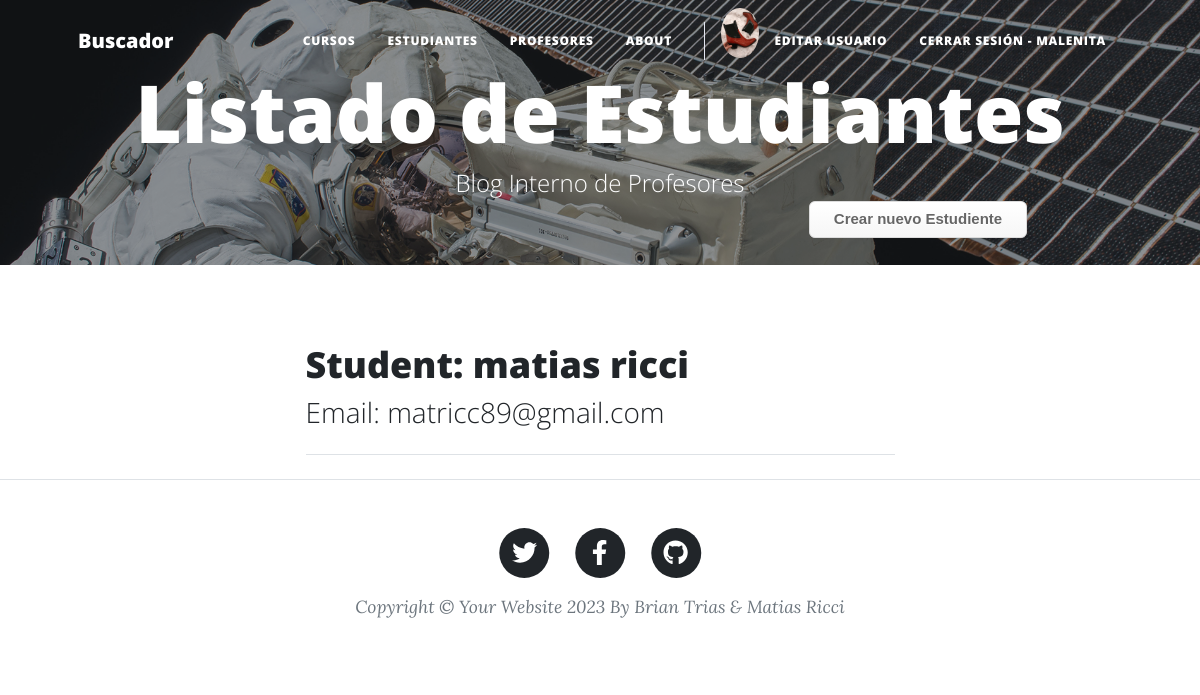
Page /student/students (signed in) on the earlier database version.
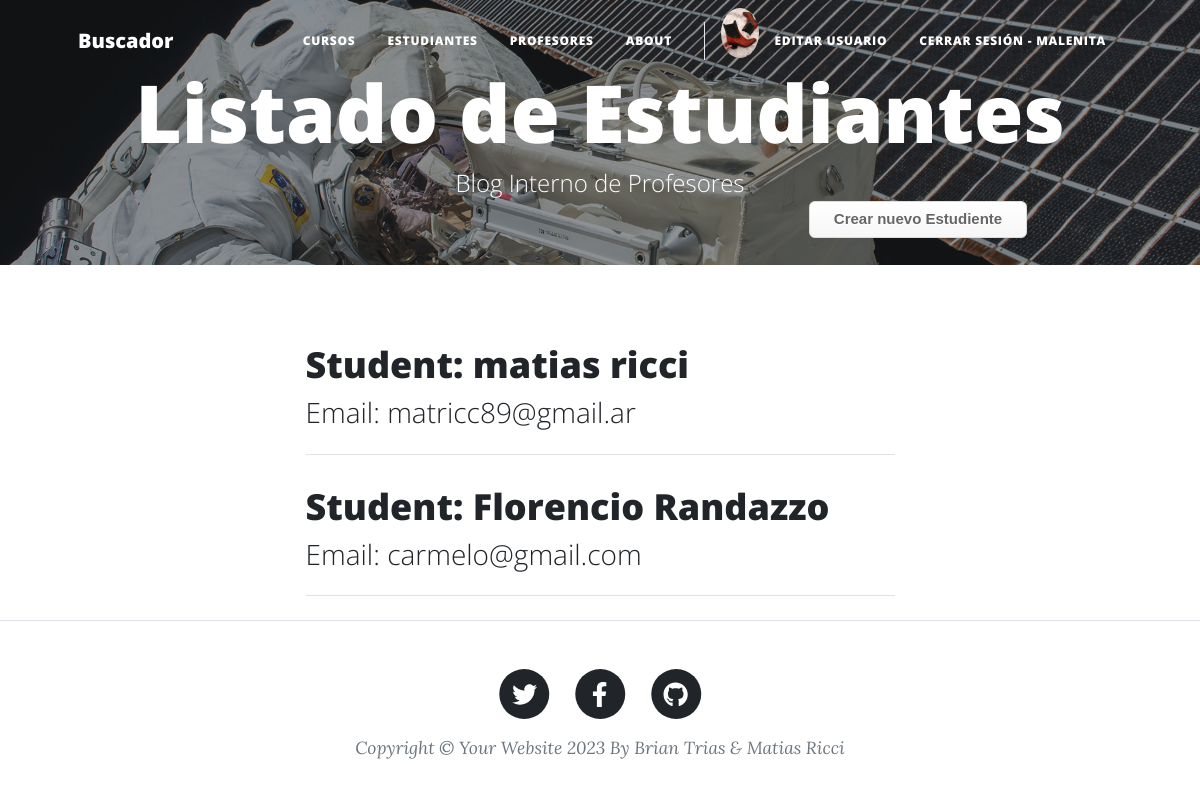
Same page on the later database version.
### student/models.py (models this page shows, shortened)
class Student(models.Model):
    name = models.CharField(max_length=40)
    last_name = models.CharField(max_length=40)
    email = models.EmailField()

### student/views.py (the view)
# urls.py: path("students", views.StudentListView.as_view(), name="student-list"),
class StudentListView(ListView):
    model = Student
    paginate_by = 3

### home/context_processors.py (called while the page is built)
def avatar_context(request):
    avatar_url = None
    if request.user.is_authenticated:
        avatars = Avatar.objects.filter(user=request.user.id)
        if avatars.exists():
            avatar_url = avatars[0].image.url
    return {"avatar_url": avatar_url}

### student/templates/student/student_list.html (shortened to what this page needs)
{% extends "home/index.html" %}
{% load static %}
{% block my_blog_header %}
    <header class="masthead" style="background-image: url('/static/home/assets/img/post-bg.jpg')">
        <div class="container position-relative px-4 px-lg-5">
            <div class="row gx-4 gx-lg-5 justify-content-center">
                <div class="col-md-15 col-lg-16 col-xl-14">
                    <div class="site-heading">
                        <h1>Listado de Estudiantes</h1>
                        <span class="subheading">Blog Interno de Profesores</span>
                    </div>
                </div>
            </div>
            <a class="button_custom" href="{% url 'student:student-add' %}">Crear nuevo Estudiente</a>
        </div>
    </header>
{% endblock %}
{% block my_blog_content %}
    {% for student in student_list %}
        <div class="post-preview">
            <a href="{% url 'student:student-detail' student.id %}">
                <h2 class="post-title">Student: {{ student.name }}  {{ student.last_name }}</h2>
                <h3 class="post-subtitle">Email: {{ student.email }}</h3>
            </a>
        </div>
        <hr class="my-4" />
    {% endfor %}
{% endblock %}

### home/templates/home/index.html (shortened to what this page needs)
<!DOCTYPE html>
<html lang="es">
    <head>
        {% load static %}
        <link href="{% static 'home/css/styles.css' %}" rel="stylesheet" />
    </head>
    <body>
        <nav class="navbar navbar-expand-lg navbar-light topbar" id="mainNav">
            <div class="container px-4 px-lg-5">
                <a class="navbar-brand" href="{% url 'home:index' %}">Buscador</a>
                <div class="collapse navbar-collapse" id="navbarResponsive">
                    <ul class="navbar-nav ms-auto py-4 py-lg-0">
                        <li class="nav-item"><a class="nav-link px-lg-3 py-3 py-lg-4" href="{% url 'course:course-list' %}">Cursos</a></li>
                        <li class="nav-item"><a class="nav-link px-lg-3 py-3 py-lg-4" href="{% url 'student:student-list' %}">Estudiantes</a></li>
                        <li class="nav-item"><a class="nav-link px-lg-3 py-3 py-lg-4" href="{% url 'profesor:profesor-list' %}">Profesores</a></li>
                        <li class="nav-item"><a class="nav-link px-lg-3 py-3 py-lg-4" href="{% url 'home:about' %}">About</a></li>
                        {% if avatar_url %}
                        <li class="nav-item">
                            <a href="{% url 'home:avatar-load' %}">
                                <img height="50px" style="border-radius: 50%;" src="{{avatar_url}}" alt="Avatar">
                            </a>
                        </li>
                        {% endif %}
                        {% if user.is_authenticated %}
                        <li class="nav-item"><a class="nav-link px-lg-3 py-3 py-lg-4" href="{% url 'home:user-update' %}">Editar usuario</a></li>
                        <li class="nav-item"><a class="nav-link px-lg-3 py-3 py-lg-4" href="{% url 'logout' %}">Cerrar Sesión - {{ user.username }}</a></li>
                        {% else %}
                        <li class="nav-item"><a class="nav-link px-lg-3 py-3 py-lg-4" href="{% url 'login' %}">Iniciar Sesión</a></li>
                        {% endif %}
                    </ul>
                </div>
            </div>
        </nav>
        {% block my_blog_header %}{% endblock %}
        <div class="container px-4 px-lg-5">
            <div class="row gx-4 gx-lg-5 justify-content-center">
                <div class="col-md-10 col-lg-8 col-xl-7">
                    {% block my_blog_content %}{% endblock %}
                </div>
            </div>
        </div>
        <footer class="border-top">
            <div class="container px-4 px-lg-5">
                <div class="row gx-4 gx-lg-5 justify-content-center">
                    <div class="col-md-10 col-lg-8 col-xl-7">
                        <ul class="list-inline text-center">
                            <li class="list-inline-item">
                                <a href="#!">
                                    <span class="fa-stack fa-lg">
                                        <i class="fas fa-circle fa-stack-2x"></i>
                                        <i class="fab fa-twitter fa-stack-1x fa-inverse"></i>
                                    </span>
                                </a>
                            </li>
                            <li class="list-inline-item">
                                <a href="#!">
                                    <span class="fa-stack fa-lg">
                                        <i class="fas fa-circle fa-stack-2x"></i>
                                        <i class="fab fa-facebook-f fa-stack-1x fa-inverse"></i>
                                    </span>
                                </a>
                            </li>
                            <li class="list-inline-item">
                                <a href="#!">
                                    <span class="fa-stack fa-lg">
                                        <i class="fas fa-circle fa-stack-2x"></i>
                                        <i class="fab fa-github fa-stack-1x fa-inverse"></i>
                                    </span>
                                </a>
                            </li>
                        </ul>
                        <div class="small text-center text-muted fst-italic">Copyright &copy; Your Website 2023 By Brian Trias & Matias Ricci</div>
                    </div>
                </div>
            </div>
        </footer>
    </body>
</html>

Differences in the rows shown:
changed Student "matias": email "matricc89@gmail.com" → "matricc89@gmail.ar"
added Student: name "Florencio", last_name "Randazzo", email "carmelo@gmail.com"
